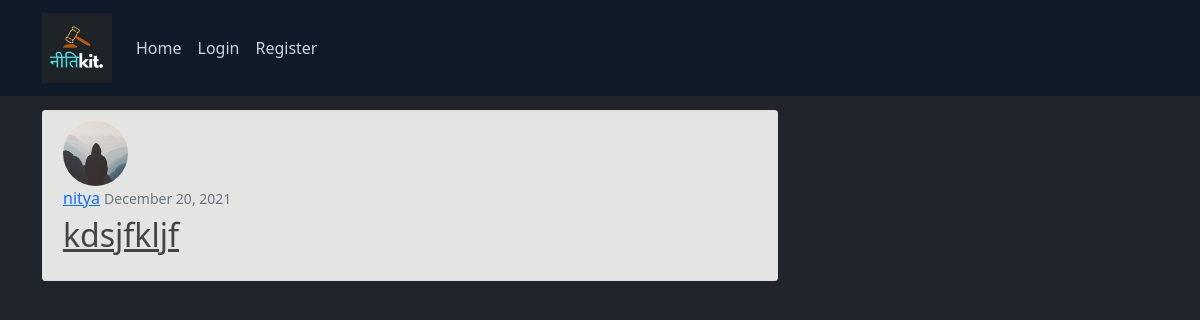
Page /blog/ on the earlier database version.
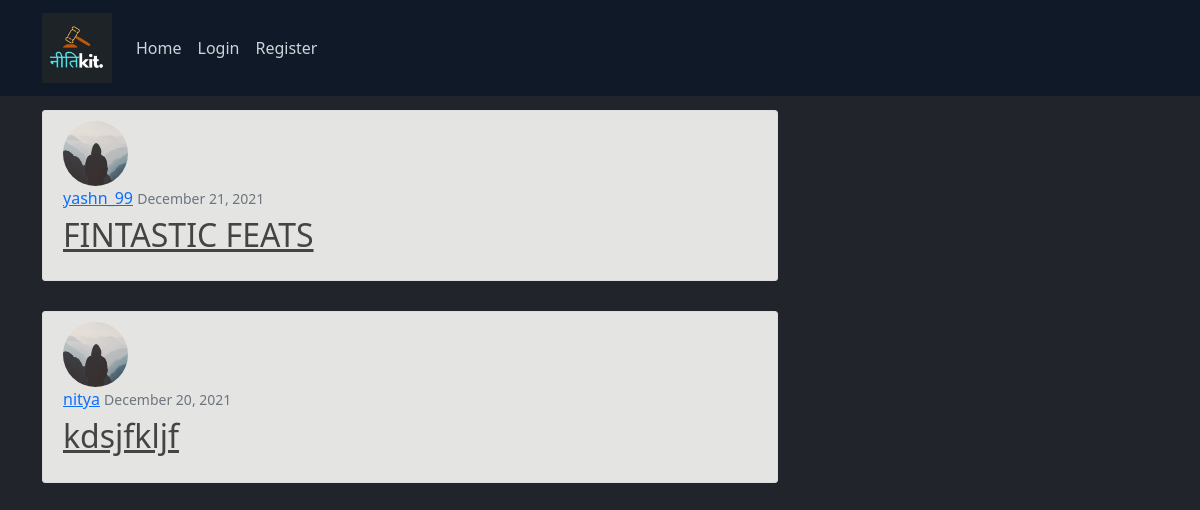
Same page on the later database version.
### blog/models.py (models this page shows, shortened)
class Post(models.Model):
    title = models.CharField(max_length=100)
    current = models.TextField()
    date_posted = models.DateTimeField(default=timezone.now)
    author = models.ForeignKey(User, on_delete=models.CASCADE)

### users/models.py (models this page shows, shortened)
class Profile(models.Model):
    user = models.OneToOneField(User, on_delete=models.CASCADE)
    image = models.ImageField(default='default.jpg', upload_to='profile_pics')

### blog/views.py (the view)
# urls.py: path('', PostListView.as_view(), name="blog-home"),
class PostListView(ListView):
    model = Post
    template_name = 'blog/home.html'
    context_object_name = 'posts'
    ordering = ['-date_posted']
    paginate_by = 5

### blog/templates/blog/home.html (shortened to what this page needs)
{% extends "blog/base.html" %} {% block content %} {% for post in posts %}
<article class="media content-section">
  <img
    class="rounded-circle article-img"
    src="{{ post.author.profile.image.url }}"
  />
  <div class="media-body">
    <div class="article-metadata">
      <a class="mr-2" href="{% url 'user-posts' post.author.username %}"
        >{{ post.author }}</a
      >
      <small class="text-muted">{{ post.date_posted|date:"F d, Y" }}</small>
    </div>
    <h2>
      <a class="article-title" href="{% url 'post-detail' post.id %}"
        >{{ post.title }}</a
      >
    </h2>
  </div>
</article>
{% endfor %} {% endblock content %}

Differences in the rows shown:
added Post: author.profile.image (placeholder picture), author "yashn_99", date_posted "December 21, 2021", title "FINTASTIC FEATS"
